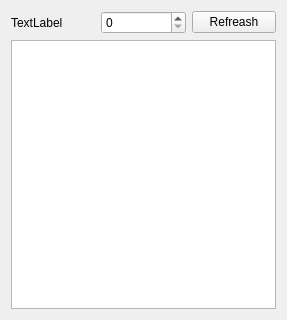
<?xml version="1.0" encoding="UTF-8"?>
<ui version="4.0">
 <class>ViewStringPage</class>
 <widget class="QWidget" name="ViewStringPage">
  <property name="geometry">
   <rect>
    <x>0</x>
    <y>0</y>
    <width>287</width>
    <height>320</height>
   </rect>
  </property>
  <property name="windowTitle">
   <string>Form</string>
  </property>
  <layout class="QGridLayout" name="gridLayout">
   <item row="0" column="1">
    <widget class="QSpinBox" name="spinBox">
     <property name="maximum">
      <number>16777216</number>
     </property>
    </widget>
   </item>
   <item row="1" column="0" colspan="3">
    <widget class="QTextBrowser" name="textBrowser"/>
   </item>
   <item row="0" column="0">
    <widget class="QLabel" name="lblTableName">
     <property name="text">
      <string>TextLabel</string>
     </property>
    </widget>
   </item>
   <item row="0" column="2">
    <widget class="QPushButton" name="pushButton">
     <property name="text">
      <string>Refreash</string>
     </property>
    </widget>
   </item>
  </layout>
 </widget>
 <resources/>
 <connections/>
</ui>
